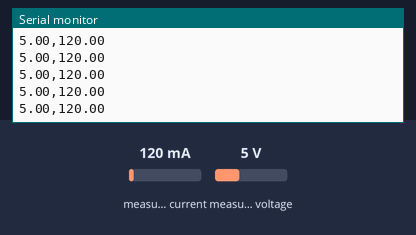
A sketch run on a simulated Arduino Uno, built with avr-gcc and run on an emulated ATmega328P. On the bench: the last lines printed to the serial monitor. Inputs (shaded band) come from the test bench; at power-on: measured current 120 mA, measured voltage 5 V.

Above: at 1.2 s.
1.3 s: measured current set to 40 mA
At 1.58 s:
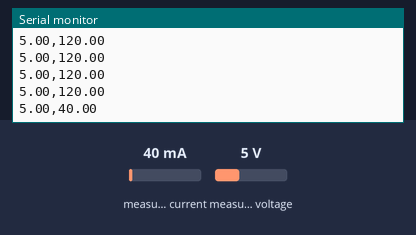
2.8 s: measured voltage set to 0.3 V
At 2.81 s:
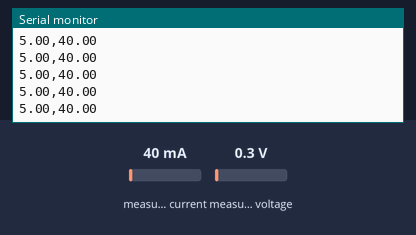
4.3 s: measured current set to 500 mA
At 4.44 s:
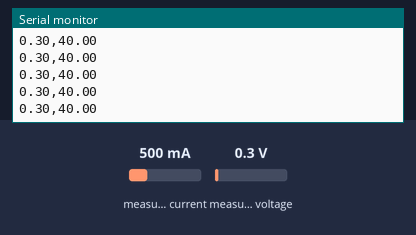
Timing chart, 0 to 7.3 s (numbered marks = the images above; inputs shaded):
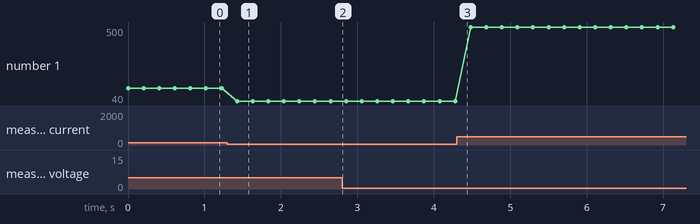

Measured:
- after the input at 1.3 s, the serial monitor: prints a new line after 0.13 s (image 1)
- plotted number 1: 120 → 40 after the input at 1.3 s, 40 → 500 after the input at 4.3 s

The sketch:

solar_tracer_v1.ino
```cpp
#include <Wire.h>
#include <Adafruit_INA219.h>

Adafruit_INA219 ina219;

void setup() {
  Serial.begin(9600);
  if (!ina219.begin()) {
    Serial.println("INA219 not found. Check wiring!");
    while (1) { delay(10); }
  }
}

void loop() {
  Serial.print(ina219.getBusVoltage_V());
  Serial.print(",");
  Serial.println(ina219.getCurrent_mA());
  delay(200);
}
```
